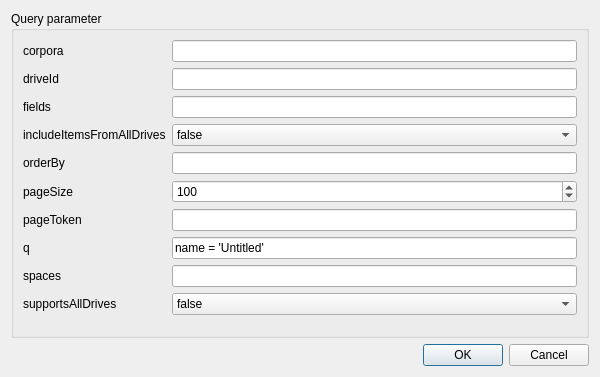
<?xml version="1.0" encoding="UTF-8"?>
<ui version="4.0">
 <class>SearchDialog</class>
 <widget class="QDialog" name="SearchDialog">
  <property name="geometry">
   <rect>
    <x>0</x>
    <y>0</y>
    <width>600</width>
    <height>377</height>
   </rect>
  </property>
  <property name="windowTitle">
   <string>Search file or folder</string>
  </property>
  <property name="whatsThis">
   <string>&lt;html&gt;&lt;head/&gt;&lt;body&gt;&lt;p&gt;Use the drive api to search file or folder.&lt;/p&gt;&lt;p&gt;Follow instruction here:&lt;a href=&quot;https://developers.google.com/drive/api/v3/search-files&quot;&gt;&lt;span style=&quot; text-decoration: underline; color:#0000ff;&quot;&gt;Search for files and folders&lt;/span&gt;&lt;/a&gt;&lt;/p&gt;&lt;/body&gt;&lt;/html&gt;</string>
  </property>
  <layout class="QVBoxLayout" name="verticalLayout">
   <item>
    <widget class="QGroupBox" name="groupBox">
     <property name="title">
      <string>Query parameter</string>
     </property>
     <layout class="QFormLayout" name="formLayout">
      <item row="0" column="0">
       <widget class="QLabel" name="label_corpora">
        <property name="text">
         <string>corpora</string>
        </property>
        <property name="buddy">
         <cstring>lineEdit_corpora</cstring>
        </property>
       </widget>
      </item>
      <item row="0" column="1">
       <widget class="QLineEdit" name="lineEdit_corpora">
        <property name="inputMask">
         <string/>
        </property>
        <property name="text">
         <string/>
        </property>
       </widget>
      </item>
      <item row="1" column="0">
       <widget class="QLabel" name="label_driveId">
        <property name="text">
         <string>driveId</string>
        </property>
        <property name="buddy">
         <cstring>lineEdit_driveId</cstring>
        </property>
       </widget>
      </item>
      <item row="1" column="1">
       <widget class="QLineEdit" name="lineEdit_driveId"/>
      </item>
      <item row="2" column="0">
       <widget class="QLabel" name="label_fields">
        <property name="text">
         <string>fields</string>
        </property>
        <property name="buddy">
         <cstring>lineEdit_fields</cstring>
        </property>
       </widget>
      </item>
      <item row="2" column="1">
       <widget class="QLineEdit" name="lineEdit_fields"/>
      </item>
      <item row="4" column="0">
       <widget class="QLabel" name="label_orderBy">
        <property name="text">
         <string>orderBy</string>
        </property>
        <property name="buddy">
         <cstring>lineEdit_orderBy</cstring>
        </property>
       </widget>
      </item>
      <item row="4" column="1">
       <widget class="QLineEdit" name="lineEdit_orderBy"/>
      </item>
      <item row="5" column="0">
       <widget class="QLabel" name="label_pageSize">
        <property name="text">
         <string>pageSize</string>
        </property>
        <property name="buddy">
         <cstring>spinBox_pageSize</cstring>
        </property>
       </widget>
      </item>
      <item row="5" column="1">
       <widget class="QSpinBox" name="spinBox_pageSize">
        <property name="minimum">
         <number>1</number>
        </property>
        <property name="maximum">
         <number>1000</number>
        </property>
        <property name="value">
         <number>100</number>
        </property>
       </widget>
      </item>
      <item row="6" column="0">
       <widget class="QLabel" name="label_pageToken">
        <property name="sizePolicy">
         <sizepolicy hsizetype="Preferred" vsizetype="Preferred">
          <horstretch>0</horstretch>
          <verstretch>0</verstretch>
         </sizepolicy>
        </property>
        <property name="text">
         <string>pageToken</string>
        </property>
        <property name="buddy">
         <cstring>lineEdit_pageToken</cstring>
        </property>
       </widget>
      </item>
      <item row="6" column="1">
       <widget class="QLineEdit" name="lineEdit_pageToken"/>
      </item>
      <item row="7" column="0">
       <widget class="QLabel" name="label_Q">
        <property name="sizePolicy">
         <sizepolicy hsizetype="Preferred" vsizetype="Preferred">
          <horstretch>0</horstretch>
          <verstretch>0</verstretch>
         </sizepolicy>
        </property>
        <property name="text">
         <string>q</string>
        </property>
        <property name="buddy">
         <cstring>lineEdit_Q</cstring>
        </property>
       </widget>
      </item>
      <item row="7" column="1">
       <widget class="QLineEdit" name="lineEdit_Q">
        <property name="text">
         <string>name = 'Untitled'</string>
        </property>
       </widget>
      </item>
      <item row="8" column="0">
       <widget class="QLabel" name="label_spaces">
        <property name="text">
         <string>spaces</string>
        </property>
        <property name="buddy">
         <cstring>lineEdit_spaces</cstring>
        </property>
       </widget>
      </item>
      <item row="8" column="1">
       <widget class="QLineEdit" name="lineEdit_spaces"/>
      </item>
      <item row="3" column="0">
       <widget class="QLabel" name="label_includeItemsFromAllDrives">
        <property name="text">
         <string>includeItemsFromAllDrives</string>
        </property>
        <property name="buddy">
         <cstring>comboBox_includeItemsFromAllDrives</cstring>
        </property>
       </widget>
      </item>
      <item row="3" column="1">
       <widget class="QComboBox" name="comboBox_includeItemsFromAllDrives">
        <item>
         <property name="text">
          <string>false</string>
         </property>
        </item>
        <item>
         <property name="text">
          <string>true</string>
         </property>
        </item>
       </widget>
      </item>
      <item row="9" column="0">
       <widget class="QLabel" name="label_supportsAllDrives">
        <property name="text">
         <string>supportsAllDrives</string>
        </property>
        <property name="buddy">
         <cstring>comboBox_supportsAllDrives</cstring>
        </property>
       </widget>
      </item>
      <item row="9" column="1">
       <widget class="QComboBox" name="comboBox_supportsAllDrives">
        <item>
         <property name="text">
          <string>false</string>
         </property>
        </item>
        <item>
         <property name="text">
          <string>true</string>
         </property>
        </item>
       </widget>
      </item>
     </layout>
    </widget>
   </item>
   <item>
    <widget class="QDialogButtonBox" name="buttonBox">
     <property name="standardButtons">
      <set>QDialogButtonBox::Cancel|QDialogButtonBox::Ok</set>
     </property>
    </widget>
   </item>
  </layout>
 </widget>
 <resources/>
 <connections>
  <connection>
   <sender>buttonBox</sender>
   <signal>accepted()</signal>
   <receiver>SearchDialog</receiver>
   <slot>accept()</slot>
   <hints>
    <hint type="sourcelabel">
     <x>429</x>
     <y>298</y>
    </hint>
    <hint type="destinationlabel">
     <x>430</x>
     <y>339</y>
    </hint>
   </hints>
  </connection>
  <connection>
   <sender>buttonBox</sender>
   <signal>rejected()</signal>
   <receiver>SearchDialog</receiver>
   <slot>reject()</slot>
   <hints>
    <hint type="sourcelabel">
     <x>537</x>
     <y>296</y>
    </hint>
    <hint type="destinationlabel">
     <x>539</x>
     <y>324</y>
    </hint>
   </hints>
  </connection>
 </connections>
</ui>
